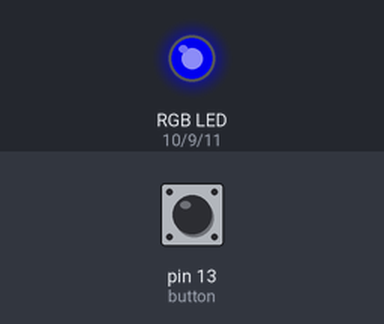
Simulated run of this sketch. Board: Arduino Uno, built with avr-gcc and run on an emulated ATmega328P. Parts: an RGB LED mixed from three pins (HIGH = lit). Inputs (shaded band) come from the test bench; at power-on: pin 13 (button) LOW. Dim RGB values are drawn brighter than linear; random numbers use the default seed unless the sketch sets one.

Above: at 1.2 s.
1.3 s: pin 13 (button) pulled HIGH for 0.15 s
At 1.46 s:
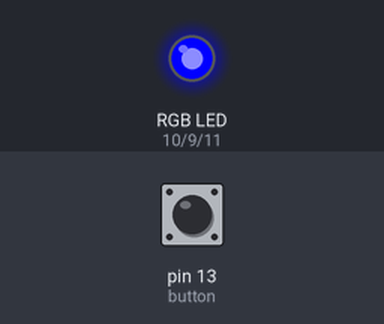
2.9 s: pin 13 (button) pulled HIGH for 1 s
At 4.8 s:
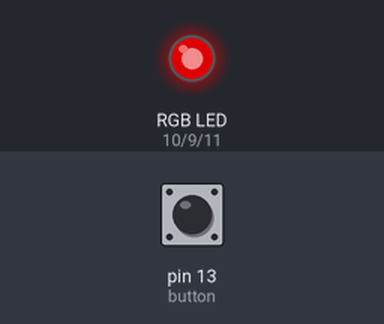
5.9 s: pin 13 (button) pulled HIGH for 0.15 s
At 6.06 s:
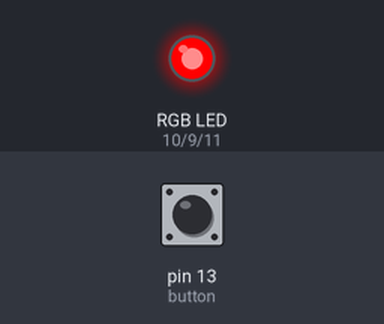
7.5 s: pin 13 (button) pulled HIGH for 3.2 s
12.2 s: pin 13 (button) pulled HIGH for 0.15 s
At 12.8 s:
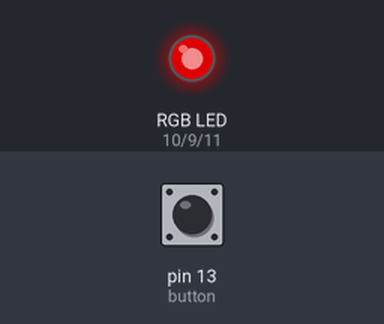
13.8 s: pin 13 (button) pulled HIGH for 1 s
At 15.5 s:
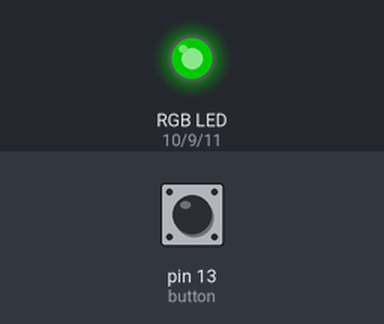
Timing chart, 0 to 17.0 s (numbered marks = the images above; inputs shaded):
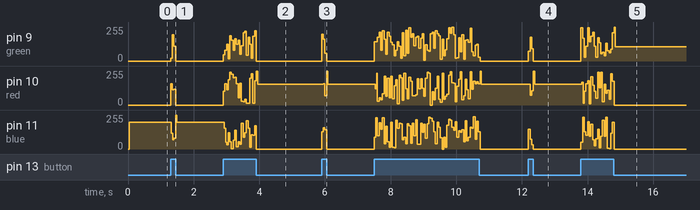

Measured:
- after the input at 1.3 s, pin 9 (green): 0/255 → 19/255 at once, → 197/255 0.05 s later, → 109/255 0.05 s later, → 0/255 0.05 s later; pin 10 (red): 0/255 → 158/255 at once, → 114/255 0.05 s later, → 120/255 0.05 s later, → 0/255 0.05 s later
- after the input at 5.9 s, pin 9 (green): 0/255 → 202/255 at once, → 162/255 0.05 s later, → 57/255 0.05 s later, → 0/255 0.05 s later; pin 10 (red): 155/255 → 158/255 after 0.05 s, → 71/255 0.05 s later, → 255/255 0.05 s later, → 155/255 0.04 s later
- after the input at 12.2 s, pin 9 (green): 0/255 → 72/255 at once, → 177/255 0.05 s later, → 93/255 0.05 s later, → 0/255 0.05 s later; pin 10 (red): 155/255 → 72/255 after 0.05 s, → 108/255 0.05 s later, → 255/255 0.05 s later, → 155/255 0.04 s later

The sketch:

LedMagic8Ball.ino
```cpp
/*

  LED Magic 8 Ball
  (C) 2015 Thijs van Beers

*/

//Pins of the pushbutton and RGB LED
const int button = 13;
const int green  =  9;
const int red    = 10;
const int blue   = 11;

//Value to store the result
int result = 2;

void setup() {
  //The pushbutton is an input, the RGB LED is an output
  pinMode(button, INPUT);
  pinMode(green, OUTPUT);
  pinMode(red,   OUTPUT);
  pinMode(blue,  OUTPUT);
}

void loop() {
  while(digitalRead(button)){
    //When the button is being pressed, keep changing the result and color of the RGB LED
    result = random(3);

    analogWrite(green, random(255));
    analogWrite(red, random(255));
    analogWrite(blue, random(255));
    delay(50);
  }

  //When the button is no longer being pressed, first turn off the RGB LED
  digitalWrite(green, LOW);
  digitalWrite(red, LOW);
  digitalWrite(blue, LOW);

  //Then turn it to the color for the result
  switch(result){
    case 0:
      digitalWrite(red, HIGH);
      //Red for no
      break;

    case 1:
      digitalWrite(green, HIGH);
      //Green for yes
      break;

    case 2:
      digitalWrite(blue, HIGH);
      //Blue for maybe
      break;
  }
}
```
